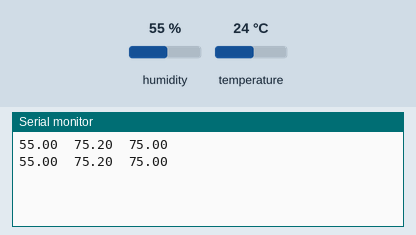
Simulated run of this sketch. Board: Arduino Uno, built with avr-gcc and run on an emulated ATmega328P. Parts: the last lines printed to the serial monitor. The test bench sets the inputs (shaded band); at power-on: humidity 55 %, temperature 24 °C.

Above: at 4.8 s.
4.9 s: humidity set to 22 %
At 7.2 s:
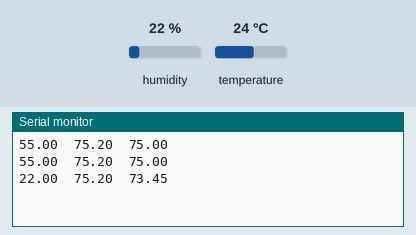
7.9 s: temperature set to 12 °C
At 8.9 s:
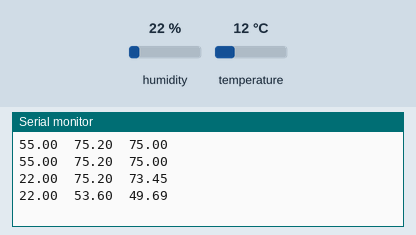
10.9 s: humidity set to 40 %
At 12.4 s:
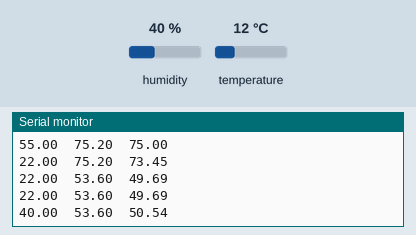
Timing chart, 0 to 13.9 s (numbered marks = the images above; inputs shaded):
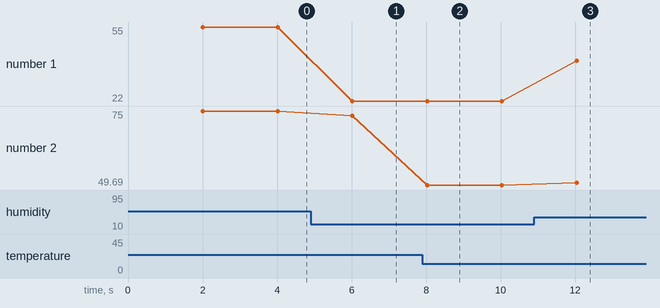

Measured:
- after the input at 4.9 s, the serial monitor: prints a new line after 1.1 s (image 1)
- after the input at 7.9 s, the serial monitor: prints a new line after 0.13 s (image 2)
- after the input at 10.9 s, the serial monitor: prints a new line after 1.1 s (image 3)
- plotted number 1: 55 → 22 after the input at 4.9 s, 22 → 40 after the input at 10.9 s
- plotted number 2: 75 → 73.45 after the input at 4.9 s, 73.45 → 49.69 after the input at 7.9 s, 49.69 → 50.54 after the input at 10.9 s

The sketch:

DHTtester.ino
```cpp
// Example testing sketch for various DHT humidity/temperature sensors
// Written by ladyada, public domain

#include "DHT.h"

#define DHTPIN 2     // what pin we're connected to

// Uncomment whatever type you're using!
//#define DHTTYPE DHT11   // DHT 11
#define DHTTYPE DHT22   // DHT 22  (AM2302)
//#define DHTTYPE DHT21   // DHT 21 (AM2301)

// Connect pin 1 (on the left) of the sensor to +5V
// Connect pin 2 of the sensor to whatever your DHTPIN is
// Connect pin 4 (on the right) of the sensor to GROUND
// Connect a 10K resistor from pin 2 (data) to pin 1 (power) of the sensor

DHT dht(DHTPIN, DHTTYPE);

void setup() {
  Serial.begin(9600);
  dht.begin();
}

void loop() {
  // Wait a few seconds between measurements.
  delay(2000);

  // Reading temperature or humidity takes about 250 milliseconds!
  // Sensor readings may also be up to 2 seconds 'old' (its a very slow sensor)
  float h = dht.readHumidity();
  // Read temperature as Celsius
  float t = dht.readTemperature();
  // Read temperature as Fahrenheit
  float f = dht.readTemperature(true);

  // Check if any reads failed and exit early (to try again).
  if (isnan(h) || isnan(t) || isnan(f)) {
    Serial.println("Failed to read from DHT sensor!");
    return;
  }

  // Compute heat index
  // Must send in temp in Fahrenheit!
  float hi = dht.computeHeatIndex(f, h);

  Serial.print(h);
  Serial.print("\t");
  Serial.print(f);
  Serial.print("\t");
  Serial.println(hi);
}
```
